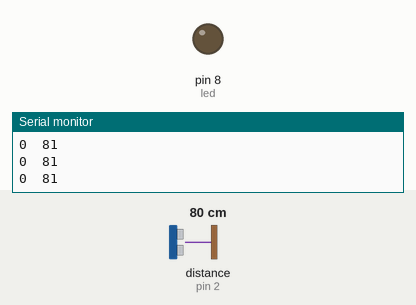
Bench run of a sketch on a simulated Arduino Uno, built with avr-gcc and run on an emulated ATmega328P. Shown: output pins drawn as LEDs (lit = HIGH), the last lines printed to the serial monitor. Inputs (shaded band) come from the test bench; at power-on: distance to the obstacle (sensor on pin 2) 80 cm. The echo pulse lasts 58.3 µs per cm.

Above: at 1.2 s.
1.3 s: distance to the obstacle (sensor on pin 2) set to 32 cm
4.2 s: distance to the obstacle (sensor on pin 2) set to 26 cm
At 6.9 s:
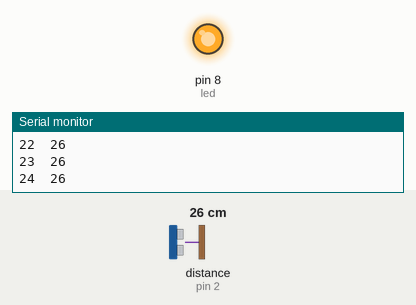
7.2 s: distance to the obstacle (sensor on pin 2) set to 35 cm
At 8.4 s:
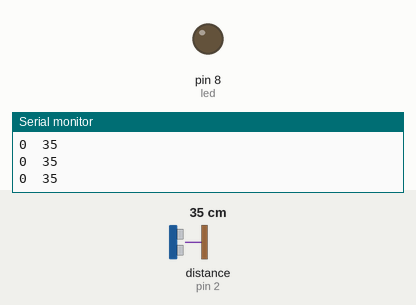
8.7 s: distance to the obstacle (sensor on pin 2) set to 2 cm
At 10.9 s:
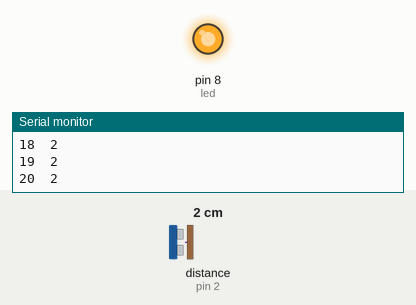
Timing chart, 0 to 12.4 s (numbered marks = the images above; inputs shaded):
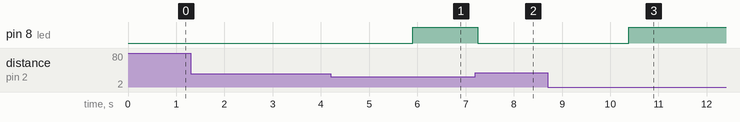

The sketch:

cobangukurjarak.ino
```cpp
//for this code you need to install the NewPing libraries to your arduino software
#include <NewPing.h>

#define TRIGGER_PIN  3
#define ECHO_PIN   2
#define MAX_DISTANCE 100

NewPing sonar(TRIGGER_PIN, ECHO_PIN, MAX_DISTANCE);

unsigned int time;
int distance;
int count = 0;
int led = 8;
int triggerDistance = 30;

void setup()
{
  Serial.begin(9600);
  pinMode(led,OUTPUT);
}

void loop()
{
  scan();
  if(distance<30){
    count++;
  }
  else count=0;
  if(count>15){
    digitalWrite(led,HIGH);
  }
  else digitalWrite(led,LOW);
  Serial.print(count);
  Serial.print("\t");
  Serial.println(distance);
  delay(100);
}

void scan(){
  time = sonar.ping();
  distance = time / US_ROUNDTRIP_CM;
  if(distance == 0){
    distance = 100;
  }
  delay(10);
}
```

Measured:
- the behaviour switches between 30 and 29 cm on distance to the obstacle (sensor on pin 2) (found by bisection; images 0 and 1)
- after the input at 4.2 s, pin 8 (led): LOW → HIGH after 1.7 s
- after the input at 7.2 s, pin 8 (led): HIGH → LOW after 0.05 s
- after the input at 8.7 s, pin 8 (led): LOW → HIGH after 1.7 s
